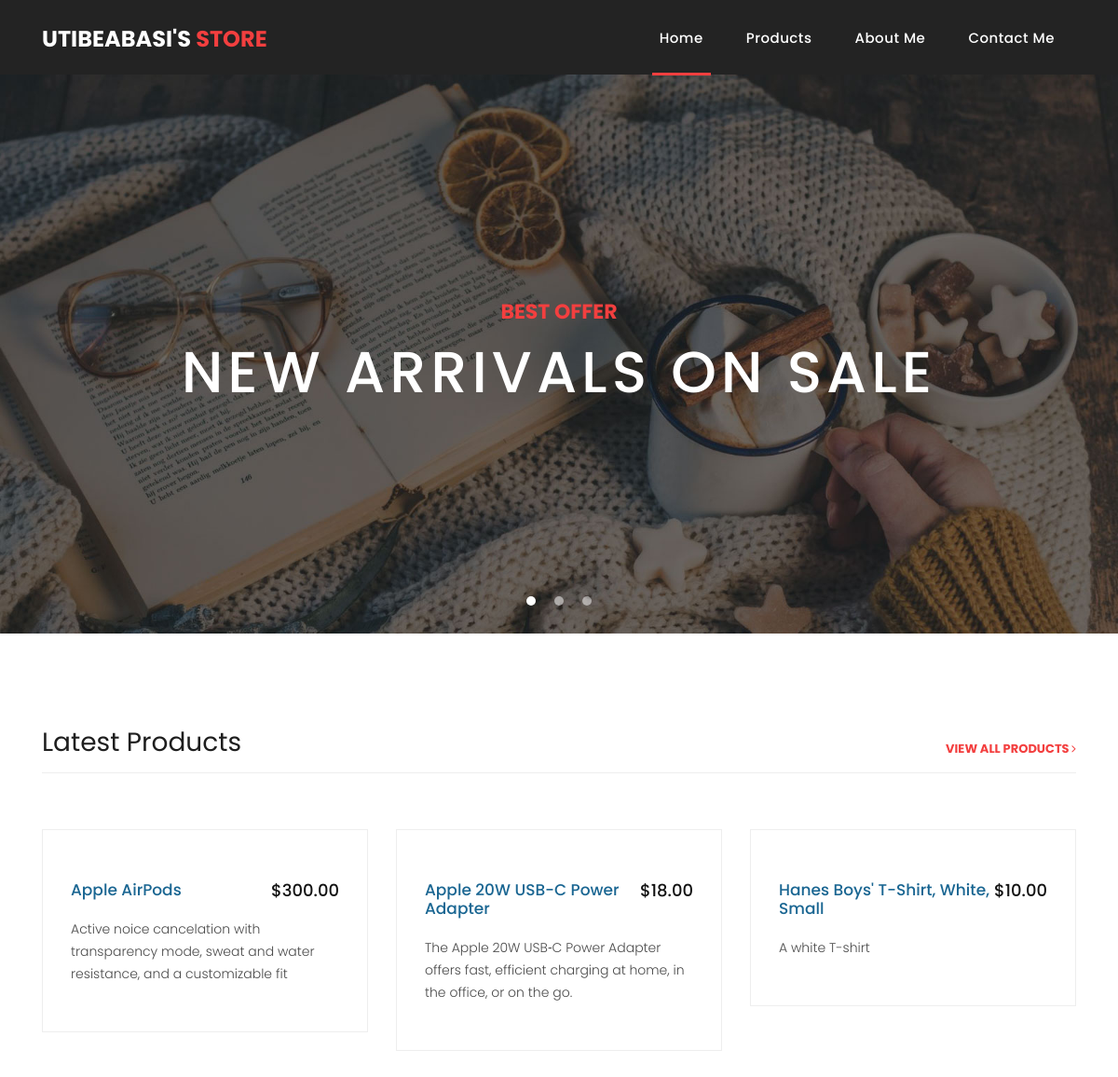
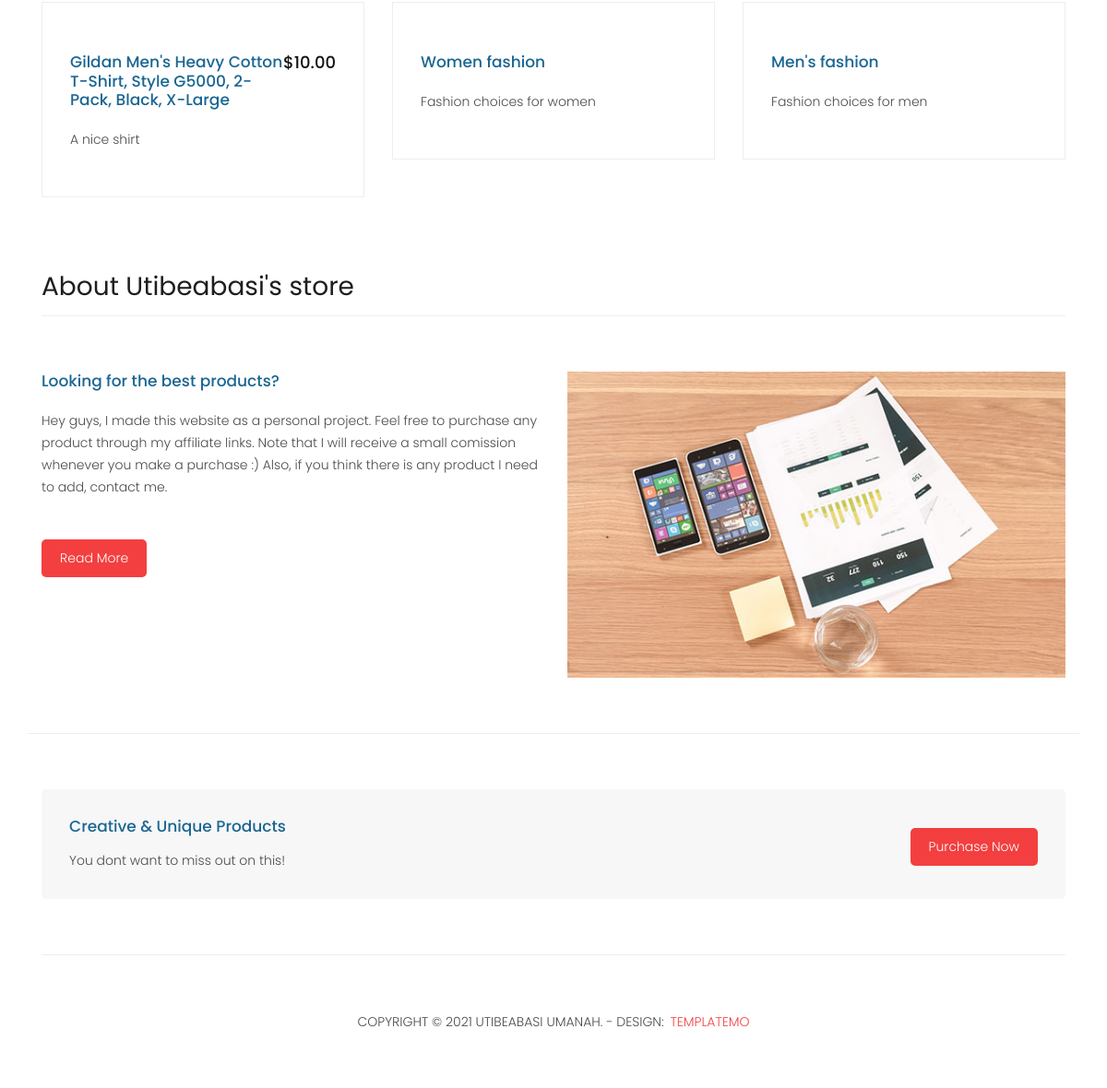
The page / on the database its author committed (2 pictures, top to bottom).
### frontend/models.py (models this page shows, shortened)
class Product(models.Model):
    name = models.CharField(max_length=500)
    link = models.URLField()
    image = models.URLField()
    description = models.TextField()
    price = models.DecimalField(blank=True, decimal_places=2, max_digits=500)
    tag = models.CharField(
        max_length=4,
        choices=[
        ('des', 'Men'), ('dev', 'Women'), ('gra', 'Tech & stuff')
    ])

### frontend/views.py (the view)
# urls.py: path('', views.index, name='home'),
def index(request):
    products = Product.objects.all()
    latest_products = products[:6]
    return render(request, 'frontend/index.html', {'latest_products': latest_products})

### templates/frontend/index.html (shortened to what this page needs)
{%extends 'frontend/base.html'%}
{%block nav%}<ul class="navbar-nav ml-auto">
  <li class="nav-item">
    <a class="nav-link active" href="{%url 'home'%}">Home
    </a>
  </li>
  <li class="nav-item">
    <a class="nav-link" href="{%url 'products'%}">Products</a>
  </li>
  <li class="nav-item">
    <a class="nav-link" href="{% url 'about'%}">About Me</a>
  </li>
  <li class="nav-item">
    <a class="nav-link" href="{%url 'contact'%}"">Contact Me</a>
    </li>
  </ul>{%endblock%}
    {%block content%}
    {%load static%}
    <div class="banner header-text">
      <div class="owl-banner owl-carousel">
        <div class="banner-item-01">
          <div class="text-content">
            <h4>Best Offer</h4>
            <h2>New Arrivals On Sale</h2>
          </div>
        </div>
      </div>
    </div>
    <div class="latest-products">
      <div class="container">
        <div class="row">
          <div class="col-md-12">
            <div class="section-heading">
              <h2>Latest Products</h2>
              <a href="{%url 'products'%}">view all products <i class="fa fa-angle-right"></i></a>
            </div>
          </div>
          {%for product in latest_products%}
          <div class="col-md-4">
            <div class="product-item">
              <div class="down-content">
                <div class="d-block col-10 p-0 text-left"> <a href="{{product.link}}"><h4>{{product.name}}</h4></a></div>
                {%if product.price > 1 %}<h6>${{product.price}}</h6>{%endif%}
                <p>{{product.description}}</p>
              </div>
            </div>
          </div>{%endfor%}
        </div>
      </div>
    </div>
    <div class="best-features">
      <div class="container">
        <div class="row">
          <div class="col-md-12">
            <div class="section-heading">
              <h2>About Utibeabasi's store</h2>
            </div>
          </div>
          <div class="col-md-6">
            <div class="left-content">
              <h4>Looking for the best products?</h4>
              <p>Hey guys, I made this website as a personal project. Feel free to purchase any product through my affiliate links. Note that I will receive a small comission whenever you make a purchase :) Also, if you think there is any product I need to add, contact me.</p>
              <a href="{% url 'about'%}" class="filled-button">Read More</a>
            </div>
          </div>
          <div class="col-md-6">
            <div class="right-image">
              <img src="{% static 'assets/images/feature-image.jpg'%}" alt="">
            </div>
          </div>
        </div>
      </div>
    </div>
    <div class="call-to-action">
      <div class="container">
        <div class="row">
          <div class="col-md-12">
            <div class="inner-content">
              <div class="row">
                <div class="col-md-8">
                  <h4>Creative &amp; Unique Products</h4>
                  <p>You dont want to miss out on this!</p>
                </div>
                <div class="col-md-4">
                  <a href="{%url 'products'%}" class="filled-button">Purchase Now</a>
                </div>
              </div>
            </div>
          </div>
        </div>
      </div>
    </div>
{%endblock%}

### templates/frontend/base.html (shortened to what this page needs)
<!DOCTYPE html>
<html lang="en">
{%load static%}
<head>
  <link href="{% static 'vendor/bootstrap/css/bootstrap.min.css'%}" rel="stylesheet">
  <link rel="stylesheet" href="{% static 'assets/css/fontawesome.css'%}">
  <link rel="stylesheet" href="{% static 'assets/css/templatemo-sixteen.css'%}">
  <link rel="stylesheet" href="{% static 'assets/css/owl.css'%}">
</head>
<body>
  <header class="">
    <nav class="navbar navbar-expand-lg">
      <div class="container">
        <a class="navbar-brand" href="{%url 'home'%}">
          <h2>Utibeabasi's <em>Store</em></h2>
        </a>
        <div class="collapse navbar-collapse" id="navbarResponsive">
          {%block nav%}{%endblock%}
          </div>
        </div>
      </nav>
    </header>
    {%block content%}{%endblock content%}
    <footer>
        <div class=" container">
                <div class="row">
                  <div class="col-md-12">
                    <div class="inner-content">
                      <p>Copyright &copy; 2021 Utibeabasi Umanah.
                        - Design: <a rel="nofollow noopener" href="https://templatemo.com"
                          target="_blank">TemplateMo</a></p>
                    </div>
                  </div>
                </div>
        </div>
        </footer>
</body>
</html>

### static/assets/css/templatemo-sixteen.css (style rules this page uses)
body { font-family: 'Poppins', sans-serif; overflow-x: hidden; text-rendering: optimizeLegibility; -webkit-font-smoothing: antialiased; -moz-osx-font-smoothing: grayscale; }
p { margin-bottom: 0px; font-size: 14px; font-weight: 300; color: #4a4a4a; line-height: 24px; }
a { text-decoration: none!important; }
ul { padding: 0; margin: 0; list-style: none; }
h1,h2,h3,h4,h5,h6 { margin: 0px; }
a.filled-button { background-color: #f33f3f; color: #fff; font-size: 14px; text-transform: capitalize; font-weight: 300; padding: 10px 20px; border-radius: 5px; display: inline-block; transition: all 0.3s; }
.section-heading { text-align: left; margin-bottom: 60px; border-bottom: 1px solid #eee; }
.section-heading h2 { font-size: 28px; font-weight: 400; color: #1e1e1e; margin-bottom: 15px; }
header { position: absolute; z-index: 99999; width: 100%; height: 80px; background-color: #232323; -webkit-transition: all 0.3s ease-in-out 0s; -moz-transition: all 0.3s ease-in-out 0s; -o-transition: all 0.3s ease-in-out 0s; transition: all 0.3s ease-in-out 0s; }
header .navbar { padding: 17px 0px; }
.navbar .navbar-brand { float: left; margin-top: -12px; outline: none; }
.navbar .navbar-brand h2 { color: #fff; text-transform: uppercase; font-size: 24px; font-weight: 700; -webkit-transition: all .3s ease 0s; -moz-transition: all .3s ease 0s; -o-transition: all .3s ease 0s; transition: all .3s ease 0s; }
.navbar .navbar-brand h2 em { font-style: normal; color: #f33f3f; }
#navbarResponsive { z-index: 999; }
.navbar-collapse { text-align: center; }
.navbar .navbar-nav .nav-item { margin: 0px 15px; }
.navbar .navbar-nav a.nav-link { text-transform: capitalize; font-size: 15px; font-weight: 500; letter-spacing: 0.5px; color: #fff; transition: all 0.5s; margin-top: 5px; }
.navbar .navbar-nav .nav-link:hover, .navbar .navbar-nav .active>.nav-link, .navbar .navbar-nav .nav-link.active, .navbar .navbar-nav .nav-link.show, .navbar .navbar-nav .show>.nav-link { color: #fff; padding-bottom: 25px; border-bottom: 3px solid #f33f3f; }
.banner { position: relative; text-align: center; padding-top: 80px; }
.banner-item-01 { padding: 300px 0px; background-image: url(../images/slide_01.jpg); background-size: cover; background-repeat: no-repeat; background-position: center center; }
.banner .text-content { position: absolute; top: 50%; transform: translateY(-50%); text-align: center; width: 100%; }
.banner .text-content h4 { color: #f33f3f; font-size: 22px; text-transform: uppercase; font-weight: 700; margin-bottom: 15px; }
.banner .text-content h2 { color: #fff; font-size: 62px; text-transform: uppercase; letter-spacing: 5px; }
.latest-products { margin-top: 100px; }
.latest-products .section-heading a { float: right; margin-top: -35px; text-transform: uppercase; font-size: 13px; font-weight: 700; color: #f33f3f; }
.product-item { border: 1px solid #eee; margin-bottom: 30px; }
.product-item .down-content { padding: 30px; position: relative; }
.product-item .down-content h4 { font-size: 17px; color: #1a6692; margin-bottom: 20px; }
.product-item .down-content h6 { position: absolute; top: 30px; right: 30px; font-size: 18px; color: #121212; }
.product-item .down-content p { margin-bottom: 20px; }
.best-features { margin-top: 50px; }
.best-features .container .row { border-bottom: 1px solid #eee; padding-bottom: 60px; }
.best-features img { width: 100%; overflow: hidden; }
.best-features h4 { font-size: 17px; color: #1a6692; margin-bottom: 20px; }
.best-features p { margin-bottom: 25px; }
.best-features .filled-button { margin-top: 20px; }
.call-to-action .inner-content { margin-top: 60px; padding: 30px; background-color: #f7f7f7; border-radius: 5px; }
.call-to-action .inner-content h4 { font-size: 17px; color: #1a6692; margin-bottom: 15px; }
.call-to-action .inner-content .col-md-4 { text-align: right; }
.call-to-action .inner-content .filled-button { margin-top: 12px; }
footer { text-align: center; }
footer .inner-content { border-top: 1px solid #eee; margin-top: 60px; padding: 60px 0px; }
footer .inner-content p { text-transform: uppercase; }
footer .inner-content p a { color: #f33f3f; margin-left: 3px; }

### rows shown on the page
Product: name "Apple AirPods", price "300.00", description "Active noice cancelation with transparency mode, sweat and water resistance, and a customizable fit"
Product: name "Apple 20W USB-C Power Adapter", price "18.00", description "The Apple 20W USB‑C Power Adapter offers fast, efficient charging at home, in the office, or on the go."
Product: name "Hanes Boys' T-Shirt, White, Small", price "10.00", description "A white T-shirt"
Product: name "Gildan Men's Heavy Cotton T-Shirt, Style G5000, 2-Pack, Black, X-Large", price "10.00", description "A nice shirt"
Product: name "Women fashion", description "Fashion choices for women"
Product: name "Men's fashion", description "Fashion choices for men"
